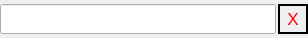
<?xml version="1.0" encoding="UTF-8"?>
<ui version="4.0">
 <class>WEntry</class>
 <widget class="QWidget" name="WEntry">
  <property name="geometry">
   <rect>
    <x>0</x>
    <y>0</y>
    <width>308</width>
    <height>38</height>
   </rect>
  </property>
  <property name="windowTitle">
   <string>Form</string>
  </property>
  <layout class="QHBoxLayout" name="horizontalLayout">
   <property name="spacing">
    <number>2</number>
   </property>
   <property name="leftMargin">
    <number>0</number>
   </property>
   <property name="topMargin">
    <number>0</number>
   </property>
   <property name="rightMargin">
    <number>0</number>
   </property>
   <property name="bottomMargin">
    <number>0</number>
   </property>
   <item>
    <widget class="QLineEdit" name="edVal">
     <property name="minimumSize">
      <size>
       <width>0</width>
       <height>30</height>
      </size>
     </property>
     <property name="maximumSize">
      <size>
       <width>16777215</width>
       <height>30</height>
      </size>
     </property>
    </widget>
   </item>
   <item>
    <widget class="QPushButton" name="btDelete">
     <property name="minimumSize">
      <size>
       <width>30</width>
       <height>30</height>
      </size>
     </property>
     <property name="maximumSize">
      <size>
       <width>30</width>
       <height>30</height>
      </size>
     </property>
     <property name="font">
      <font>
       <pointsize>13</pointsize>
      </font>
     </property>
     <property name="styleSheet">
      <string notr="true">border-width: 2;
border-style: solid;
border-color: black;
color:red;</string>
     </property>
     <property name="text">
      <string>X</string>
     </property>
    </widget>
   </item>
  </layout>
 </widget>
 <resources/>
 <connections/>
</ui>
